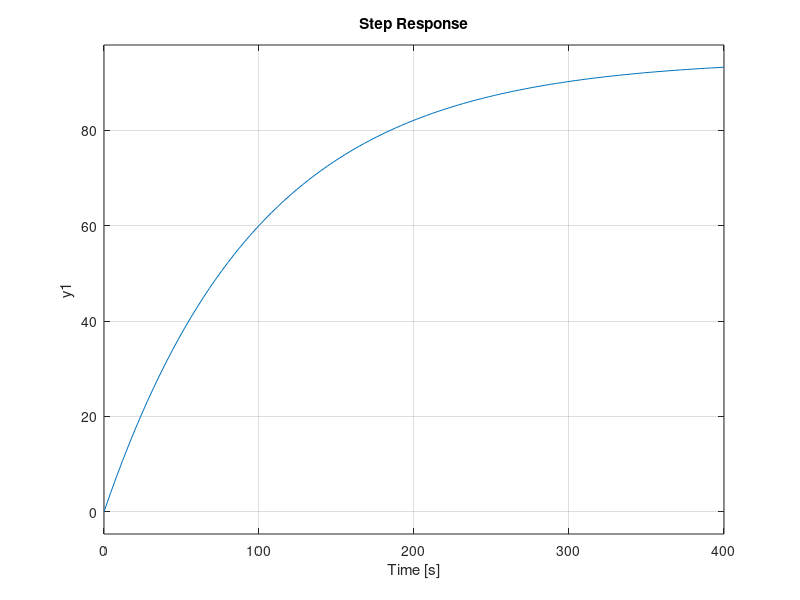

The MATLAB script that drew this image:
%  A partir de la Respuesta Temporal al escalón con ganancia 5,
%  determinar la Función de Transferencia aproximada del sistema

close all, clear all, clc

pkg load control

%definimos s
s= tf('s')

% Vemos del grafico que:
%  - El sist es de primer orden
%  - Hay un retardo de 100ms
%  - Ante el escalon de amplitud 5, termina en 95
%  - El tiempo de establecimiento es de 500ms


tr = 100; % retardo
ts = 500 - tr % sin el retardo
K = 95/5 %(valor final)/(amplitud del escalon)
tau = ts/4

% Definimos la fdt

G1 = K/(tau*s+1)
step(5*G1,ts) %hasta 400

%error en la estimacion del tau

%q lo pario octave no soporta sist con retardo
